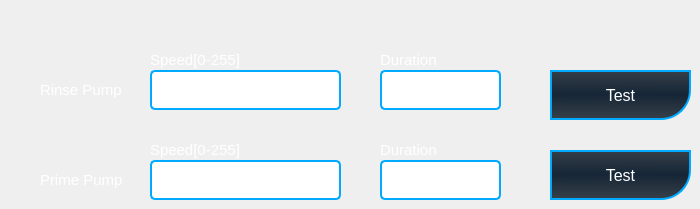
    <widget class="QWidget" name="page_13">
     <widget class="QLineEdit" name="lineEdit_7">
      <property name="geometry">
       <rect>
        <x>150</x>
        <y>70</y>
        <width>191</width>
        <height>40</height>
       </rect>
      </property>
      <property name="styleSheet">
       <string notr="true">
color:rgb(255, 255, 255);
border: 2px solid rgb(0, 170, 255);
border-radius :5px;</string>
      </property>
     </widget>
     <widget class="QLabel" name="label_24">
      <property name="geometry">
       <rect>
        <x>40</x>
        <y>80</y>
        <width>101</width>
        <height>20</height>
       </rect>
      </property>
      <property name="font">
       <font>
        <pointsize>11</pointsize>
       </font>
      </property>
      <property name="styleSheet">
       <string notr="true">color:rgb(255, 255, 255)</string>
      </property>
      <property name="text">
       <string>Rinse Pump</string>
      </property>
     </widget>
     <widget class="QPushButton" name="pushButton_7">
      <property name="geometry">
       <rect>
        <x>160</x>
        <y>70</y>
        <width>171</width>
        <height>35</height>
       </rect>
      </property>
      <property name="styleSheet">
       <string notr="true">background:qlineargradient(spread:pad, x1:0, y1:0, x2:1, y2:0, stop:0 rgba(0, 0, 0, 0), stop:1 rgba(0,0,0,0));
border: 0px solid rgb(0, 170, 255);</string>
      </property>
      <property name="text">
       <string/>
      </property>
     </widget>
     <widget class="QLabel" name="label_25">
      <property name="geometry">
       <rect>
        <x>150</x>
        <y>50</y>
        <width>191</width>
        <height>20</height>
       </rect>
      </property>
      <property name="font">
       <font>
        <pointsize>11</pointsize>
       </font>
      </property>
      <property name="styleSheet">
       <string notr="true">color:rgb(255, 255, 255)</string>
      </property>
      <property name="text">
       <string>Speed[0-255]</string>
      </property>
     </widget>
     <widget class="QPushButton" name="pushButton_8">
      <property name="geometry">
       <rect>
        <x>390</x>
        <y>70</y>
        <width>101</width>
        <height>35</height>
       </rect>
      </property>
      <property name="styleSheet">
       <string notr="true">background:qlineargradient(spread:pad, x1:0, y1:0, x2:1, y2:0, stop:0 rgba(0, 0, 0, 0), stop:1 rgba(0,0,0,0));
border: 0px solid rgb(0, 170, 255);</string>
      </property>
      <property name="text">
       <string/>
      </property>
     </widget>
     <widget class="QLineEdit" name="lineEdit_8">
      <property name="geometry">
       <rect>
        <x>380</x>
        <y>70</y>
        <width>121</width>
        <height>40</height>
       </rect>
      </property>
      <property name="styleSheet">
       <string notr="true">
color:rgb(255, 255, 255);
border: 2px solid rgb(0, 170, 255);
border-radius :5px;</string>
      </property>
     </widget>
     <widget class="QLabel" name="label_26">
      <property name="geometry">
       <rect>
        <x>380</x>
        <y>50</y>
        <width>111</width>
        <height>20</height>
       </rect>
      </property>
      <property name="font">
       <font>
        <pointsize>11</pointsize>
       </font>
      </property>
      <property name="styleSheet">
       <string notr="true">color:rgb(255, 255, 255)</string>
      </property>
      <property name="text">
       <string>Duration</string>
      </property>
     </widget>
     <widget class="QLineEdit" name="lineEdit_9">
      <property name="geometry">
       <rect>
        <x>380</x>
        <y>160</y>
        <width>121</width>
        <height>40</height>
       </rect>
      </property>
      <property name="styleSheet">
       <string notr="true">
color:rgb(255, 255, 255);
border: 2px solid rgb(0, 170, 255);
border-radius :5px;</string>
      </property>
     </widget>
     <widget class="QPushButton" name="pushButton_11">
      <property name="geometry">
       <rect>
        <x>160</x>
        <y>160</y>
        <width>171</width>
        <height>35</height>
       </rect>
      </property>
      <property name="styleSheet">
       <string notr="true">background:qlineargradient(spread:pad, x1:0, y1:0, x2:1, y2:0, stop:0 rgba(0, 0, 0, 0), stop:1 rgba(0,0,0,0));
border: 0px solid rgb(0, 170, 255);</string>
      </property>
      <property name="text">
       <string/>
      </property>
     </widget>
     <widget class="QLineEdit" name="lineEdit_10">
      <property name="geometry">
       <rect>
        <x>150</x>
        <y>160</y>
        <width>191</width>
        <height>40</height>
       </rect>
      </property>
      <property name="styleSheet">
       <string notr="true">
color:rgb(255, 255, 255);
border: 2px solid rgb(0, 170, 255);
border-radius :5px;</string>
      </property>
     </widget>
     <widget class="QLabel" name="label_27">
      <property name="geometry">
       <rect>
        <x>380</x>
        <y>140</y>
        <width>111</width>
        <height>20</height>
       </rect>
      </property>
      <property name="font">
       <font>
        <pointsize>11</pointsize>
       </font>
      </property>
      <property name="styleSheet">
       <string notr="true">color:rgb(255, 255, 255)</string>
      </property>
      <property name="text">
       <string>Duration</string>
      </property>
     </widget>
     <widget class="QLabel" name="label_28">
      <property name="geometry">
       <rect>
        <x>150</x>
        <y>140</y>
        <width>191</width>
        <height>20</height>
       </rect>
      </property>
      <property name="font">
       <font>
        <pointsize>11</pointsize>
       </font>
      </property>
      <property name="styleSheet">
       <string notr="true">color:rgb(255, 255, 255)</string>
      </property>
      <property name="text">
       <string>Speed[0-255]</string>
      </property>
     </widget>
     <widget class="QLabel" name="label_29">
      <property name="geometry">
       <rect>
        <x>40</x>
        <y>170</y>
        <width>101</width>
        <height>20</height>
       </rect>
      </property>
      <property name="font">
       <font>
        <pointsize>11</pointsize>
       </font>
      </property>
      <property name="styleSheet">
       <string notr="true">color:rgb(255, 255, 255)</string>
      </property>
      <property name="text">
       <string>Prime Pump</string>
      </property>
     </widget>
     <widget class="QPushButton" name="pushButton_12">
      <property name="geometry">
       <rect>
        <x>390</x>
        <y>160</y>
        <width>101</width>
        <height>35</height>
       </rect>
      </property>
      <property name="styleSheet">
       <string notr="true">background:qlineargradient(spread:pad, x1:0, y1:0, x2:1, y2:0, stop:0 rgba(0, 0, 0, 0), stop:1 rgba(0,0,0,0));
border: 0px solid rgb(0, 170, 255);</string>
      </property>
      <property name="text">
       <string/>
      </property>
     </widget>
     <widget class="QToolButton" name="toolButton_21">
      <property name="geometry">
       <rect>
        <x>550</x>
        <y>70</y>
        <width>141</width>
        <height>50</height>
       </rect>
      </property>
      <property name="font">
       <font>
        <pointsize>12</pointsize>
       </font>
      </property>
      <property name="styleSheet">
       <string notr="true">QToolButton {
background-color:qlineargradient(spread:reflect, x1:0.535816, y1:0.489, x2:0.53051, y2:1, stop:0 rgba(22, 38, 54,255), stop:1 rgba(55,65,74,255));
color:rgb(255, 255, 255);
border: 2px solid rgb(0, 170, 255);
border-bottom-right-radius :30px;
/*border-top-left-radius :30px;*/
/*border-radius: 10px;*/
}
QToolButton:pressed{
background-color:rgb(0, 170, 255)
}

</string>
      </property>
      <property name="text">
       <string>Test</string>
      </property>
     </widget>
     <widget class="QToolButton" name="toolButton_22">
      <property name="geometry">
       <rect>
        <x>550</x>
        <y>150</y>
        <width>141</width>
        <height>50</height>
       </rect>
      </property>
      <property name="font">
       <font>
        <pointsize>12</pointsize>
       </font>
      </property>
      <property name="styleSheet">
       <string notr="true">QToolButton {
background-color:qlineargradient(spread:reflect, x1:0.535816, y1:0.489, x2:0.53051, y2:1, stop:0 rgba(22, 38, 54,255), stop:1 rgba(55,65,74,255));
color:rgb(255, 255, 255);
border: 2px solid rgb(0, 170, 255);
border-bottom-right-radius :30px;
/*border-top-left-radius :30px;*/
/*border-radius: 10px;*/
}
QToolButton:pressed{
background-color:rgb(0, 170, 255)
}

</string>
      </property>
      <property name="text">
       <string>Test</string>
      </property>
     </widget>
     <zorder>lineEdit_7</zorder>
     <zorder>label_24</zorder>
     <zorder>label_25</zorder>
     <zorder>lineEdit_8</zorder>
     <zorder>label_26</zorder>
     <zorder>lineEdit_9</zorder>
     <zorder>lineEdit_10</zorder>
     <zorder>label_27</zorder>
     <zorder>label_28</zorder>
     <zorder>label_29</zorder>
     <zorder>toolButton_21</zorder>
     <zorder>toolButton_22</zorder>
     <zorder>pushButton_11</zorder>
     <zorder>pushButton_12</zorder>
     <zorder>pushButton_7</zorder>
     <zorder>pushButton_8</zorder>
    </widget>
